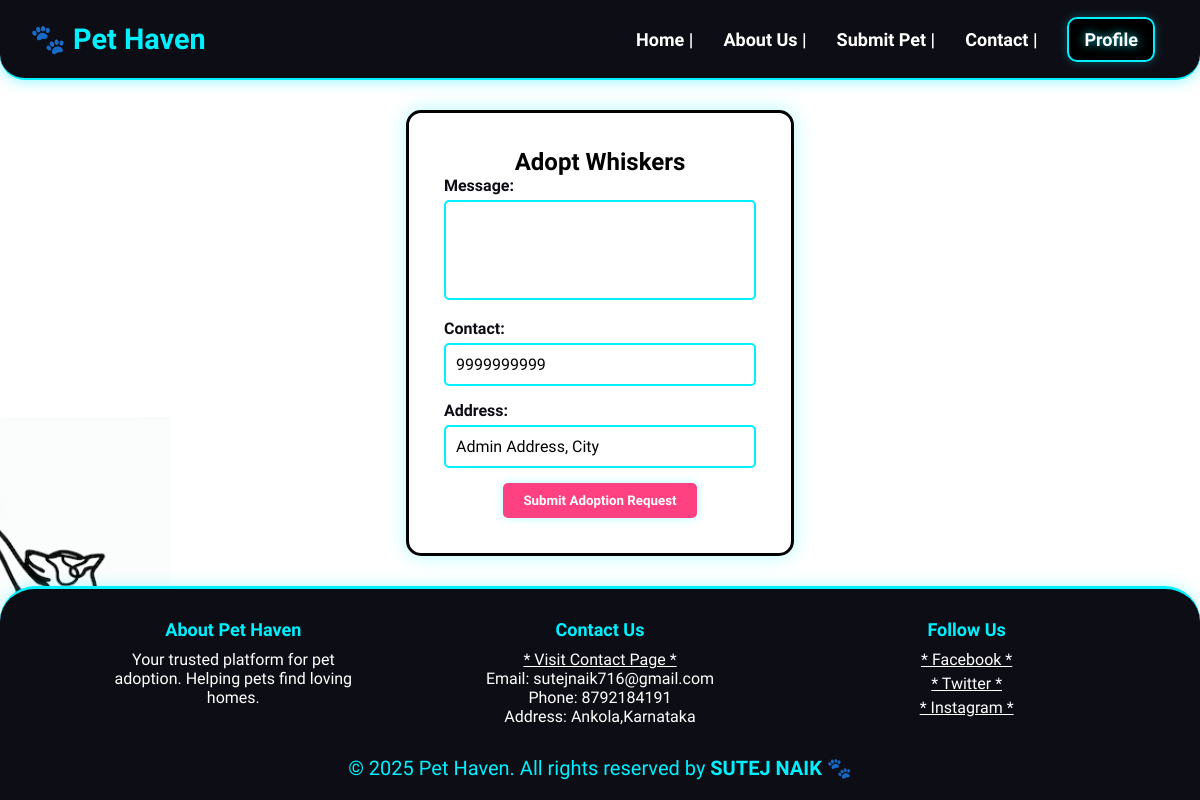
Screenshot of /pets/adopt_pet.php?pet_id=2 (signed in) with the database file from the repository.
### tables this page shows
CREATE TABLE `pets` (
  `id` INT(11) NOT NULL AUTO_INCREMENT,
  `owner_id` INT(11) NOT NULL,
  `name` VARCHAR(100) NOT NULL,
  `type` VARCHAR(50) NOT NULL,
  `breed` VARCHAR(100) NOT NULL,
  `gender` VARCHAR(10) DEFAULT NULL,
  `age` VARCHAR(50) NOT NULL,
  `description` TEXT NOT NULL,
  `contact` VARCHAR(20) NOT NULL,
  `address` TEXT NOT NULL,
  `status` ENUM('Available', 'Adoption Pending', 'Adopted') DEFAULT 'Available',
  `image` VARCHAR(255) DEFAULT NULL,
  `date_posted` DATETIME DEFAULT CURRENT_TIMESTAMP,
  PRIMARY KEY (`id`),
  KEY `owner_id` (`owner_id`),
  CONSTRAINT `fk_pets_owner` FOREIGN KEY (`owner_id`) REFERENCES `users`(`id`) ON DELETE CASCADE
);

CREATE TABLE `users` (
  `id` INT(11) NOT NULL AUTO_INCREMENT,
  `username` VARCHAR(100) NOT NULL,
  `email` VARCHAR(255) NOT NULL,
  `password` VARCHAR(255) NOT NULL,
  `contact` VARCHAR(20) NOT NULL,
  `address` TEXT NOT NULL,
  `is_admin` TINYINT(1) DEFAULT 0,
  PRIMARY KEY (`id`),
  UNIQUE KEY `unique_email` (`email`),
  UNIQUE KEY `unique_username` (`username`),
  UNIQUE KEY `unique_contact` (`contact`)
);

### pets/adopt_pet.php (the view, shortened to what this page needs)
<?php
include '../includes/config.php';
$user_id = $_SESSION['user_id'];
$pet_id = $_GET['pet_id'] ?? 0;
$pet = $conn->query("SELECT * FROM pets WHERE id = $pet_id")->fetch_assoc();
$user = $conn->query("SELECT * FROM users WHERE id = $user_id")->fetch_assoc();
$step = 1;
?>
<!DOCTYPE html>
<html lang="en">
<head>
    <link rel="stylesheet" href="../assets/css/pets.css">
</head>
<body>
<header>
    <div class="logo">🐾 Pet Haven</div>
    <ul class="nav-links">
        <li><a href="/pet_haven_/index.php">Home |</a></li>
        <li><a href="/pet_haven_/abt.php">About Us |</a></li>
        <li><a href="/pet_haven_/pets/submit_pet.php">Submit Pet |</a></li>
        <li><a href="/pet_haven_/contact.php">Contact |</a></li>
        <li>
            <?php if (isset($_SESSION['user_id']) && !empty($_SESSION['user_id'])): ?>
                <a href="/pet_haven_/users/profile.php" class="btn">Profile</a>
            <?php else: ?>
                <a href="/pet_haven_/users/login.php" class="btn">Login</a>
            <?php endif; ?>
        </li>
    </ul>
</header>
<div class="container">
    <h2>Adopt <?php echo htmlspecialchars($pet['name']); ?></h2>
    <?php if ($step == 1): ?>
        <form action="adopt_pet.php?pet_id=<?php echo $pet_id; ?>" method="POST">
            <div class="form-group">
                <label for="message">Message:</label>
                <textarea id="message" name="message" required></textarea>
            </div>
            <div class="form-group">
                <label for="contact">Contact:</label>
                <input type="text" id="contact" name="contact" value="<?php echo htmlspecialchars($user['contact']); ?>" required>
            </div>
            <div class="form-group">
                <label for="address">Address:</label>
                <input type="text" id="address" name="address" value="<?php echo htmlspecialchars($user['address']); ?>" required>
            </div>
            <button type="submit" class="btn-adopt">Submit Adoption Request</button>
        </form>
    <?php endif; ?>
</div>
<?php include '../includes/footer.php'; ?>
</body>
</html>

### assets/css/pets.css (style rules this page uses)
* { margin: 0; padding: 0; box-sizing: border-box; font-family: 'MuseoModerno', cursive, sans-serif; }
body { background: url('../images/bg.png') center/cover fixed; color: #fff; text-align: center; padding-top: 80px; }
header { background-color: #0d0d15; color: white; padding: 15px 30px; display: flex; justify-content: space-between; align-items: center; border-bottom: 2px solid #00f0ff; position: fixed; height: 80px; top: 0; left: 0; width: 100%; z-index: 1000; box-shadow: 0 0 15px rgba(0, 240, 255, 0.5); transition: all 0.3s ease; border-radius: 0 0 25px 25px; }
.logo { font-size: 1.8em; font-weight: bold; color: #00f0ff; }
.nav-links { list-style: none; display: flex; align-items: center; }
.nav-links li { margin: 0 15px; font-size: 18px; }
.nav-links a { text-decoration: none; color: white; font-weight: bold; transition: 0.3s; }
.nav-links .btn { background: black; color: white; text-shadow: 0 0 10px rgba(0, 240, 255, 0.8); }
.btn { background: transparent; color: #00f0ff; padding: 10px 15px; border: 2px solid #00f0ff; border-radius: 10px; font-weight: bold; text-decoration: none; transition: all 0.3s ease; box-shadow: 0 0 10px rgba(0, 240, 255, 0.3); }
.container { max-width: 80%; color: black; margin: 30px auto; background: transparent; padding: 35px; border-radius: 15px; border: 3px solid black; box-shadow: 0 0 20px rgba(0, 240, 255, 0.3); }
form { display: flex; flex-direction: column; align-items: center; }
.form-group { width: 100%; margin-bottom: 15px; text-align: left; }
label { font-weight: bold; color: #0d0d15; }
input, textarea { width: 100%; padding: 10px; margin-top: 5px; border: 2px solid #00f0ff; border-radius: 5px; font-size: 16px; background: rgba(255, 255, 255, 0.9); }
textarea { height: 100px; resize: none; }
.btn { background: transparent; color: #0d0d15; padding: 10px 15px; border: 2px solid #00f0ff; border-radius: 10px; font-weight: bold; text-decoration: none; transition: all 0.3s ease; box-shadow: 0 0 10px rgba(0, 240, 255, 0.3); }
.btn-adopt { background: #00f0ff; color: black; padding: 10px 15px; border: 2px solid black; border-radius: 10px; font-weight: bold; text-decoration: none; transition: all 0.3s ease; box-shadow: 0 0 10px rgba(0, 240, 255, 0.3); }
body { display: flex; flex-direction: column; min-height: 100vh; margin: 0; }
.container { flex: 1; }

### pets/adopt_pet.php (style rules this page uses)
.form-group { margin-bottom: 15px; }
.btn-adopt { background: #ff4081; color: white; padding: 10px 20px; border: none; border-radius: 5px; cursor: pointer; }

### rows the page displays
pets: name "Whiskers"
users: contact "9999999999", address "Admin Address, City"
